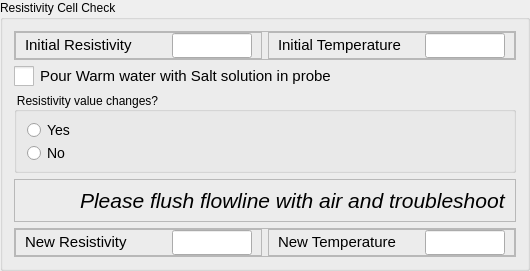
    <widget class="QGroupBox" name="groupBox">
     <property name="title">
      <string>Resistivity Cell Check</string>
     </property>
     <layout class="QVBoxLayout" name="verticalLayout">
      <item>
       <widget class="QFrame" name="frame_3">
        <property name="frameShape">
         <enum>QFrame::Shape::StyledPanel</enum>
        </property>
        <property name="frameShadow">
         <enum>QFrame::Shadow::Raised</enum>
        </property>
        <layout class="QHBoxLayout" name="horizontalLayout_9">
         <property name="leftMargin">
          <number>0</number>
         </property>
         <property name="topMargin">
          <number>0</number>
         </property>
         <property name="rightMargin">
          <number>0</number>
         </property>
         <property name="bottomMargin">
          <number>0</number>
         </property>
         <item>
          <widget class="QFrame" name="frame_8">
           <property name="frameShape">
            <enum>QFrame::Shape::StyledPanel</enum>
           </property>
           <property name="frameShadow">
            <enum>QFrame::Shadow::Raised</enum>
           </property>
           <layout class="QHBoxLayout" name="horizontalLayout_2">
            <property name="topMargin">
             <number>0</number>
            </property>
            <property name="bottomMargin">
             <number>0</number>
            </property>
            <item>
             <widget class="QLabel" name="label_1">
              <property name="text">
               <string>&lt;html&gt;&lt;head/&gt;&lt;body&gt;&lt;p&gt;&lt;span style=&quot; font-size:11pt;&quot;&gt;Initial Resistivity&lt;/span&gt;&lt;/p&gt;&lt;/body&gt;&lt;/html&gt;</string>
              </property>
             </widget>
            </item>
            <item>
             <widget class="QLineEdit" name="lineEdit_1">
              <property name="minimumSize">
               <size>
                <width>80</width>
                <height>25</height>
               </size>
              </property>
              <property name="maximumSize">
               <size>
                <width>80</width>
                <height>25</height>
               </size>
              </property>
             </widget>
            </item>
           </layout>
          </widget>
         </item>
         <item>
          <widget class="QFrame" name="frame_9">
           <property name="frameShape">
            <enum>QFrame::Shape::StyledPanel</enum>
           </property>
           <property name="frameShadow">
            <enum>QFrame::Shadow::Raised</enum>
           </property>
           <layout class="QHBoxLayout" name="horizontalLayout_3">
            <property name="topMargin">
             <number>0</number>
            </property>
            <property name="bottomMargin">
             <number>0</number>
            </property>
            <item>
             <widget class="QLabel" name="label_2">
              <property name="text">
               <string>&lt;html&gt;&lt;head/&gt;&lt;body&gt;&lt;p&gt;&lt;span style=&quot; font-size:11pt;&quot;&gt;Initial Temperature&lt;/span&gt;&lt;/p&gt;&lt;/body&gt;&lt;/html&gt;</string>
              </property>
             </widget>
            </item>
            <item>
             <widget class="QLineEdit" name="lineEdit_2">
              <property name="minimumSize">
               <size>
                <width>80</width>
                <height>25</height>
               </size>
              </property>
              <property name="maximumSize">
               <size>
                <width>80</width>
                <height>25</height>
               </size>
              </property>
             </widget>
            </item>
           </layout>
          </widget>
         </item>
        </layout>
       </widget>
      </item>
      <item>
       <widget class="QCheckBox" name="checkBox_1">
        <property name="enabled">
         <bool>true</bool>
        </property>
        <property name="styleSheet">
         <string notr="true">QCheckBox {
    font-size: 15px; /* Larger text */
}
QCheckBox::indicator {
    width: 20px; /* Larger checkbox square */
    height: 20px; /* Larger checkbox square */
}</string>
        </property>
        <property name="text">
         <string>Pour Warm water with Salt solution in probe</string>
        </property>
       </widget>
      </item>
      <item>
       <widget class="QGroupBox" name="groupBox_1">
        <property name="minimumSize">
         <size>
          <width>190</width>
          <height>0</height>
         </size>
        </property>
        <property name="maximumSize">
         <size>
          <width>10000000</width>
          <height>16777215</height>
         </size>
        </property>
        <property name="styleSheet">
         <string notr="true">QGroupBox::title {
    font-size: 16px;
}
</string>
        </property>
        <property name="title">
         <string>Resistivity value changes?</string>
        </property>
        <property name="checkable">
         <bool>false</bool>
        </property>
        <property name="checked">
         <bool>false</bool>
        </property>
        <layout class="QVBoxLayout" name="verticalLayout_11">
         <item>
          <widget class="QRadioButton" name="radioButton_2">
           <property name="styleSheet">
            <string notr="true">QRadioButton{
    font-size: 14px; /* Larger text */
}
QRadioButton::indicator {
    width: 15px; /* Larger checkbox square */
    height: 15px; /* Larger checkbox square */
}</string>
           </property>
           <property name="text">
            <string>Yes</string>
           </property>
          </widget>
         </item>
         <item>
          <widget class="QRadioButton" name="radioButton_1">
           <property name="styleSheet">
            <string notr="true">QRadioButton{
    font-size: 14px; /* Larger text */
}
QRadioButton::indicator {
    width: 15px; /* Larger checkbox square */
    height: 15px; /* Larger checkbox square */
}</string>
           </property>
           <property name="text">
            <string>No</string>
           </property>
          </widget>
         </item>
        </layout>
       </widget>
      </item>
      <item>
       <widget class="QFrame" name="frame_12">
        <property name="frameShape">
         <enum>QFrame::Shape::StyledPanel</enum>
        </property>
        <property name="frameShadow">
         <enum>QFrame::Shadow::Raised</enum>
        </property>
        <layout class="QHBoxLayout" name="horizontalLayout_7">
         <property name="spacing">
          <number>15</number>
         </property>
         <property name="topMargin">
          <number>0</number>
         </property>
         <property name="bottomMargin">
          <number>0</number>
         </property>
         <item>
          <widget class="QLabel" name="label_12">
           <property name="minimumSize">
            <size>
             <width>41</width>
             <height>41</height>
            </size>
           </property>
           <property name="maximumSize">
            <size>
             <width>41</width>
             <height>41</height>
            </size>
           </property>
           <property name="text">
            <string/>
           </property>
           <property name="pixmap">
            <pixmap resource="../../Images.qrc">:/Icons/Icons/risk-icon.png</pixmap>
           </property>
           <property name="scaledContents">
            <bool>true</bool>
           </property>
          </widget>
         </item>
         <item>
          <widget class="QLabel" name="label_13">
           <property name="text">
            <string>&lt;html&gt;&lt;head/&gt;&lt;body&gt;&lt;p&gt;&lt;span style=&quot; font-size:16pt; font-style:italic;&quot;&gt;Please flush flowline with air and troubleshoot&lt;/span&gt;&lt;/p&gt;&lt;/body&gt;&lt;/html&gt;</string>
           </property>
          </widget>
         </item>
        </layout>
       </widget>
      </item>
      <item>
       <widget class="QFrame" name="frame_4">
        <property name="frameShape">
         <enum>QFrame::Shape::StyledPanel</enum>
        </property>
        <property name="frameShadow">
         <enum>QFrame::Shadow::Raised</enum>
        </property>
        <layout class="QHBoxLayout" name="horizontalLayout_10">
         <property name="leftMargin">
          <number>0</number>
         </property>
         <property name="topMargin">
          <number>0</number>
         </property>
         <property name="rightMargin">
          <number>0</number>
         </property>
         <property name="bottomMargin">
          <number>0</number>
         </property>
         <item>
          <widget class="QFrame" name="frame_10">
           <property name="frameShape">
            <enum>QFrame::Shape::StyledPanel</enum>
           </property>
           <property name="frameShadow">
            <enum>QFrame::Shadow::Raised</enum>
           </property>
           <layout class="QHBoxLayout" name="horizontalLayout_4">
            <property name="topMargin">
             <number>0</number>
            </property>
            <property name="bottomMargin">
             <number>0</number>
            </property>
            <item>
             <widget class="QLabel" name="label_3">
              <property name="text">
               <string>&lt;html&gt;&lt;head/&gt;&lt;body&gt;&lt;p&gt;&lt;span style=&quot; font-size:11pt;&quot;&gt;New Resistivity&lt;/span&gt;&lt;/p&gt;&lt;/body&gt;&lt;/html&gt;</string>
              </property>
             </widget>
            </item>
            <item>
             <widget class="QLineEdit" name="lineEdit_3">
              <property name="minimumSize">
               <size>
                <width>80</width>
                <height>25</height>
               </size>
              </property>
              <property name="maximumSize">
               <size>
                <width>80</width>
                <height>25</height>
               </size>
              </property>
             </widget>
            </item>
           </layout>
          </widget>
         </item>
         <item>
          <widget class="QFrame" name="frame_11">
           <property name="frameShape">
            <enum>QFrame::Shape::StyledPanel</enum>
           </property>
           <property name="frameShadow">
            <enum>QFrame::Shadow::Raised</enum>
           </property>
           <layout class="QHBoxLayout" name="horizontalLayout_5">
            <property name="topMargin">
             <number>0</number>
            </property>
            <property name="bottomMargin">
             <number>0</number>
            </property>
            <item>
             <widget class="QLabel" name="label_4">
              <property name="text">
               <string>&lt;html&gt;&lt;head/&gt;&lt;body&gt;&lt;p&gt;&lt;span style=&quot; font-size:11pt;&quot;&gt;New Temperature&lt;/span&gt;&lt;/p&gt;&lt;/body&gt;&lt;/html&gt;</string>
              </property>
             </widget>
            </item>
            <item>
             <widget class="QLineEdit" name="lineEdit_4">
              <property name="minimumSize">
               <size>
                <width>80</width>
                <height>25</height>
               </size>
              </property>
              <property name="maximumSize">
               <size>
                <width>80</width>
                <height>25</height>
               </size>
              </property>
             </widget>
            </item>
           </layout>
          </widget>
         </item>
        </layout>
       </widget>
      </item>
     </layout>
    </widget>
